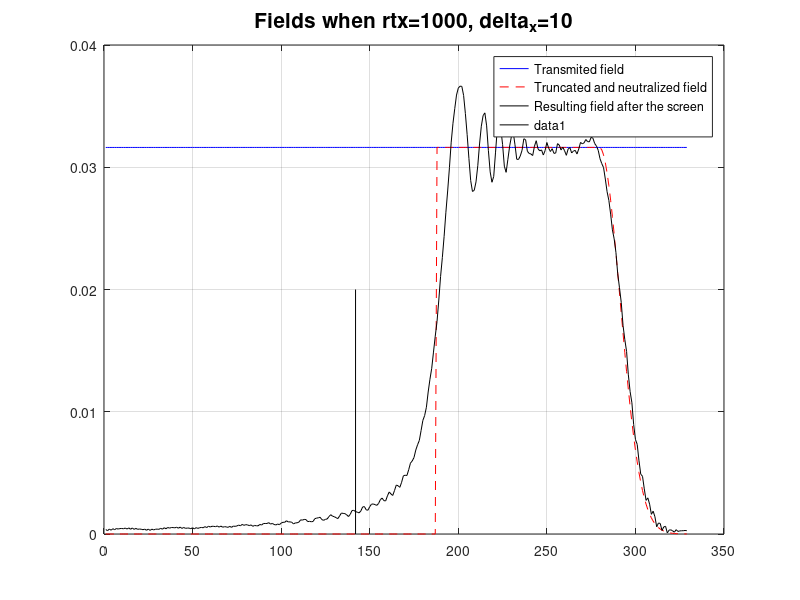

Recreate this plot in MATLAB. (Note: this script raises an error after producing the figure.)
function PO_MM9
% JE Berg PO propagation - FFT
% (c) Patrick Eggers 2008

close all
clear all

%%%%% Scenario setting %%%%%%%%%%%%%%%%%
f=900*10^6;
c=3*10^8;
lambda=c/f;
k=2*pi/lambda;
delta_y=lambda/3 %screen aperture resolution
delta_x=10; % screen spacing
eps=0.01; % acceptable field error pertubation.. look out , too small blows up array sizes
%% define your height of screen
h_screen=5;
%% choose angle of incidence, start w 0
alpha=(0/360)*2*pi; % in radians
r_tx=1000; % transmitter/source speration to 1st screen edge
E0=10; %start field strength

N=2; %last screen

%%%%%%%%%% procedure %%%%%%%%%%%%%%

%1 determine array size  ny . remember Fresnel zone, terminator/neutraliser ..
%what else wrt FFT to think of??
%walfisch & bertoni truncation paramters
yc=N*delta_x*tan(alpha) + sqrt(N*lambda*delta_x/(2*pi*eps))*sec(alpha)
w=sqrt(lambda*delta_x)
ny=round(100) %modifiy .. how many lambda or meters??/delta_y /// yc + 3W + how deep times 2
ny= round(2*yc/delta_y + 6*w/delta_y + h_screen/delta_y);

%1a set ky , i..e space frequency variable, what range does it have and
%why?, what units?
nyy=52; %try to vary this .. what happens why? .. what should it be?
ky=(((1:ny)-nyy)/ny).*2*pi/delta_y;

red_zone= yc+3*w

%2 initiate arrays
E(1,:)=zeros(size(ky));
%% now fill in the start field over 1st screen following JE Berg
% remember field array above screen is in a plane.. map the cyl. field to
% this plane. Also remember = 0 at/below screen

% Height of the Source
H= (h_screen + tan(alpha)*r_tx) + red_zone;
% Distance from source
r(1:ny)= sqrt( (H -[1:ny].*delta_y).^2 + (r_tx)^2);
% Initial Field
 E(1,:)=1./(r.^0.5) .* exp(-i*k.*r);
%E(1,:)=1;

plot(abs(E(1,:)),'-b');
hold on; grid on

%3 condition array before FFT.. what do you do here?
% We truncate and slowly kill (Neutralizer)
E(1,1:round(h_screen/delta_y + red_zone/delta_y))=0;
y= 0:delta_y:red_zone;
length(y)
length(E(1,end-length(y)+1:end))

E(1,end+1-length(y):end)=E(1,end+1-length(y):end).*neutraliser(y,yc,w);
plot(abs(E(1,:)),'--r')



%4 FFT of the E field 1st screen 
E(1,:)=fft(E(1,:),ny);


%5 propagator
% Propagator difined by Patrick
w_prop_old=exp(-((ky.^2-k.^2).^0.5) * delta_x); % why not as in paper : ky^2<=k^2 vs ky^2>k^2 ???

% Propagator defined by the paper
for l=1:length(ky)
    if ky(l)^2<=k^2
        w_prop(l)=exp(-1i*((-ky(l)^2+k.^2).^0.5) * delta_x);
    else
        w_prop(l)=exp(-1*((-k.^2+ky(l)^2).^0.5) * delta_x);
    end
end
% Both propagators provide the same results. it means that we need to
% correct the fliping introduced by Matlab

%6 multiply and inverse FFT
% Due to the shift of the FFT implemented by Matlab, we need to conjugate
% the propagator
w_prop=circshift(w_prop,[1 -52])
E(2,:)=ifft((w_prop).*((E(1,:))),ny);


%7 extract and plot results at position of last screen
%% identify index corresponiong to you angle of incidence/grazing incidence
% plot(abs(E(2,:)),'-m')

%% map to total field dependency for 'true life' launched spherical  wave

plot(abs(E(2,:)),'-k')
legend('Transmited field','Truncated and neutralized field','Resulting field after the screen')
title('Fields when rtx=1000, delta_{x}=10','FontSize',15)

1/delta_y
plot([red_zone/delta_y,red_zone/delta_y],[0,0.02],'k')

%what do observe wrt expected diffraction field?? - what does it indicate
%we might have to do?

hold off

figure
% plot(phase(flip(conj(w_prop))))
plot(phase(w_prop))

hold on
plot(phase(E(1,:)),'r')

figure
% plot(abs(flip(conj(w_prop))))
plot(abs(w_prop))
hold on
plot(abs(E(1,:)),'r')


%8 when this works (try differnt alpha and r_tx) .. try to to one more
%screen (and try to vary screen heights..1st all same , then different)

 
function [Neutral] = neutraliser(y,yc,w)
%from walfisch & bertoni
%y is array storing y coordinates
%yc is where soft transition starts to kick in
%factor 1/2 due to JE Berg
   Neutral=exp(-(y-yc).^2/w^2); % for yc<y<yc+3*w
   Neutral=(y<=(yc+3*w)).*Neutral; % 0 above neutralising zone
  Neutral=(y<yc)+(y>=yc).*Neutral; %(1->)1/2 below neutralising zone
  disp(length(Neutral))
 


